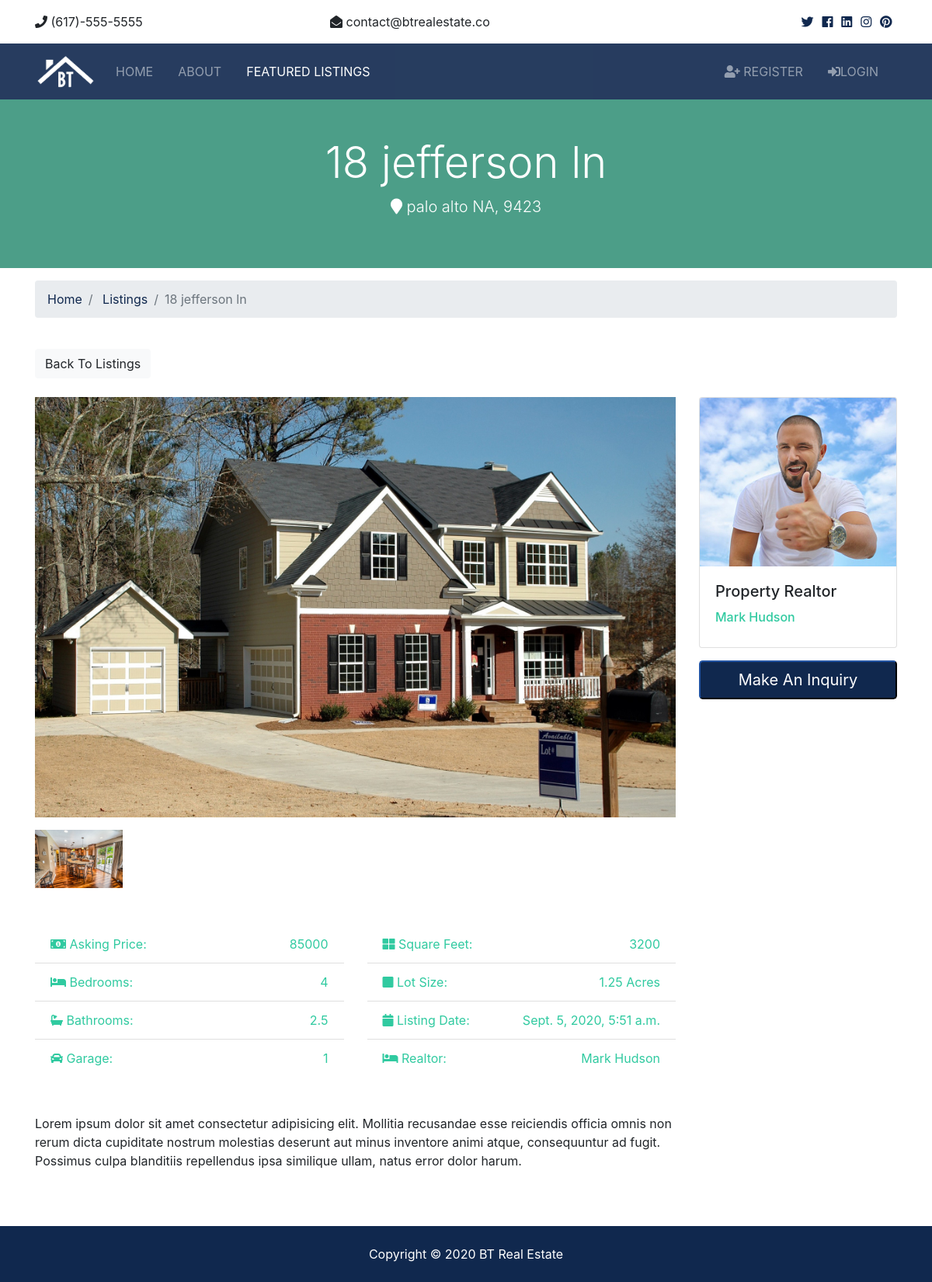
Page /listings/2/ on the committed database.
### listings/models.py (models this page shows, shortened)
class Listings(models.Model):
    realtor=models.ForeignKey(Realtor,on_delete=models.DO_NOTHING)
    title=models.CharField(max_length=200)
    city=models.CharField(max_length=100)
    state=models.CharField(max_length=50)
    zipcode=models.CharField(max_length=10)
    description=models.TextField()
    bedrooms=models.IntegerField()
    bathrooms=models.DecimalField(max_digits=2,decimal_places=1)
    garage=models.IntegerField(default=0)
    sqft=models.IntegerField()
    lot_size=models.DecimalField(max_digits=5,decimal_places=2)
    price=models.IntegerField(default=False)
    is_published=models.BooleanField(default=True)
    list_date=models.DateTimeField(default=datetime.now)
    photo_main=models.ImageField(upload_to='photos/%y/%m/%d')
    photo_1 = models.ImageField(upload_to='photos/%y/%m/%d',blank=True)
    photo_2 = models.ImageField(upload_to='photos/%y/%m/%d',blank=True)
    photo_3 = models.ImageField(upload_to='photos/%y/%m/%d',blank=True)
    photo_4 = models.ImageField(upload_to='photos/%y/%m/%d',blank=True)
    photo_5=models.ImageField(upload_to='photos/%y/%m/%d',blank=True)
    photo_6 = models.ImageField(upload_to='photos/%y/%m/%d',blank=True)

### realtors/models.py (models this page shows)
class Realtor(models.Model):
    name=models.CharField(max_length=200)
    photo=models.ImageField(upload_to='photos/%y/%m/%d')
    discription=models.TextField()
    email=models.EmailField()
    phone=models.CharField(max_length=15)
    is_mvp=models.BooleanField(default=False)
    hire_date=models.DateTimeField(default=datetime.now)
    def __str__(self):
        return self.name

### listings/views.py (the view)
# urls.py: path('<int:pk>/', ListingsDetailView.as_view(), name='listing'),
class ListingsDetailView(DetailView):
    model = Listings
    template_name = 'listings/listing.html'

### templates/listings/listing.html (shortened to what this page needs)
{%extends 'pages/base.html'%}
{%load static%}
{% block content%}
  <section id="showcase-inner" class="py-5 text-white">
    <div class="container">
      <div class="row text-center">
        <div class="col-md-12">
          <h1 class="display-4">{{object.title}}</h1>
          <p class="lead">
            <i class="fas fa-map-marker"></i> {{object.city}} {{object.state}}, {{object.zipcode}}</p>
        </div>
      </div>
    </div>
  </section>
  <section id="bc" class="mt-3">
    <div class="container">
      <nav>
        <ol class="breadcrumb">
          <li class="breadcrumb-item">
            <a href="index.html">Home</a>
          </li>
          <li class="breadcrumb-item">
            <a href="{%url 'listings'%}">Listings</a>
          </li>
          <li class="breadcrumb-item active">{{object.title}}</li>
        </ol>
      </nav>
    </div>
  </section>
  <section id="listing" class="py-4">
    <div class="container">
      <a href="listings.html" class="btn btn-light mb-4">Back To Listings</a>
      <div class="row">
        <div class="col-md-9">
          <img src="{{object.photo_main.url }}" alt="" class="img-main img-fluid mb-3">
          <div class="row mb-5 thumbs">
            <div class="col-md-2">
              <a href="{{ object.photo_1.url }}" data-lightbox="home-images">
                <img src="{{ object.photo_1.url }}" alt="" class="img-fluid">
              </a>
            </div>
            <div class="col-md-2">
            </div>
            <div class="col-md-2">
            </div>
            <div class="col-md-2">
            </div>
            <div class="col-md-2">
            </div>
            <div class="col-md-2">
            </div>
          </div>
          <div class="row mb-5 fields">
            <div class="col-md-6">
              <ul class="list-group list-group-flush">
                <li class="list-group-item text-secondary">
                  <i class="fas fa-money-bill-alt"></i> Asking Price:
                  <span class="float-right">{{object.price}}</span>
                </li>
                <li class="list-group-item text-secondary">
                  <i class="fas fa-bed"></i> Bedrooms:
                  <span class="float-right">{{object.bedrooms}}</span>
                </li>
                <li class="list-group-item text-secondary">
                  <i class="fas fa-bath"></i> Bathrooms:
                  <span class="float-right">{{object.bathrooms}}</span>
                </li>
                <li class="list-group-item text-secondary">
                  <i class="fas fa-car"></i> Garage:
                  <span class="float-right">{{object.garage}}
                  </span>
                </li>
              </ul>
            </div>
            <div class="col-md-6">
              <ul class="list-group list-group-flush">
                <li class="list-group-item text-secondary">
                  <i class="fas fa-th-large"></i> Square Feet:
                  <span class="float-right">{{object.sqft}}</span>
                </li>
                <li class="list-group-item text-secondary">
                  <i class="fas fa-square"></i> Lot Size:
                  <span class="float-right">{{object.lot_size}} Acres
                  </span>
                </li>
                <li class="list-group-item text-secondary">
                  <i class="fas fa-calendar"></i> Listing Date:
                  <span class="float-right">{{object.list_date}}</span>
                </li>
                <li class="list-group-item text-secondary">
                  <i class="fas fa-bed"></i> Realtor:
                  <span class="float-right">{{object.realtor}}
                  </span>
                </li>
              </ul>
            </div>
          </div>
          <div class="row mb-5">
            <div class="col-md-12">
              Lorem ipsum dolor sit amet consectetur adipisicing elit. Mollitia recusandae esse reiciendis officia omnis non rerum dicta
              cupiditate nostrum molestias deserunt aut minus inventore animi atque, consequuntur ad fugit. Possimus culpa
              blanditiis repellendus ipsa similique ullam, natus error dolor harum.
            </div>
          </div>
        </div>
        <div class="col-md-3">
          <div class="card mb-3">
            <img class="card-img-top" src="{{object.realtor.photo.url}}" alt="Seller of the month">
            <div class="card-body">
              <h5 class="card-title">Property Realtor</h5>
              <h6 class="text-secondary">{{object.realtor}}</h6>
            </div>
          </div>
          <button class="btn-primary btn-block btn-lg" data-toggle="modal" data-target="#inquiryModal">Make An Inquiry</button>
        </div>
      </div>
    </div>
  </section>
{% endblock%}

### st/static/css/all.css (style rules this page uses)
.fa, .fas, .far, .fal, .fab { -moz-osx-font-smoothing: grayscale; -webkit-font-smoothing: antialiased; display: inline-block; font-style: normal; font-variant: normal; text-rendering: auto; line-height: 1; }
.fa-bath:before { content: "\f2cd"; }
.fa-bed:before { content: "\f236"; }
.fa-calendar:before { content: "\f133"; }
.fa-car:before { content: "\f1b9"; }
.fa-map-marker:before { content: "\f041"; }
.fa-money-bill-alt:before { content: "\f3d1"; }
.fa-square:before { content: "\f0c8"; }
.fa-th-large:before { content: "\f009"; }
.fa, .fas { font-family: 'Font Awesome 5 Free'; font-weight: 900; }

### st/static/css/style.css (style rules this page uses)
img { width: 100%; }
#showcase-inner { background: url(../img/building.jpg) no-repeat top center fixed/cover; position: relative; overflow: hidden; min-height: 200px; }
#showcase-inner::before { content: ''; position: absolute; top: 0; left: 0; min-height: 100%; width: 100%; background: rgba(32, 134, 107, 0.8); }

### rows in the picture
Listings: title "18 jefferson ln", city "palo alto", state "NA", zipcode "9423", photo_main (picture), photo_1 (picture), price "85000", bedrooms "4", bathrooms "2.5", garage "1", sqft "3200", lot_size "1.25", list_date "Sept. 5, 2020, 5:51 a.m.", realtor "Mark Hudson", realtor.photo (picture)
